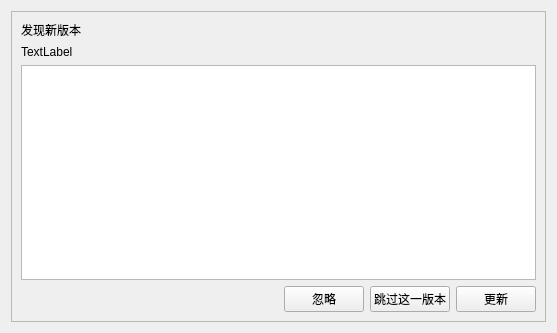
<?xml version="1.0" encoding="UTF-8"?>
<ui version="4.0">
 <class>NewVersion</class>
 <widget class="QWidget" name="NewVersion">
  <property name="geometry">
   <rect>
    <x>0</x>
    <y>0</y>
    <width>557</width>
    <height>333</height>
   </rect>
  </property>
  <property name="windowTitle">
   <string>发现新版本</string>
  </property>
  <layout class="QGridLayout" name="gridLayout">
   <item row="0" column="0">
    <widget class="QFrame" name="frame">
     <property name="frameShape">
      <enum>QFrame::Shape::StyledPanel</enum>
     </property>
     <property name="frameShadow">
      <enum>QFrame::Shadow::Raised</enum>
     </property>
     <layout class="QVBoxLayout" name="verticalLayout_2">
      <item>
       <layout class="QVBoxLayout" name="verticalLayout">
        <item>
         <widget class="TitleLabel" name="label">
          <property name="text">
           <string>发现新版本</string>
          </property>
         </widget>
        </item>
        <item>
         <widget class="SubtitleLabel" name="label_2">
          <property name="text">
           <string>TextLabel</string>
          </property>
         </widget>
        </item>
       </layout>
      </item>
      <item>
       <widget class="QTextBrowser" name="textBrowser"/>
      </item>
      <item>
       <layout class="QHBoxLayout" name="horizontalLayout">
        <item>
         <spacer name="horizontalSpacer">
          <property name="orientation">
           <enum>Qt::Orientation::Horizontal</enum>
          </property>
          <property name="sizeHint" stdset="0">
           <size>
            <width>40</width>
            <height>20</height>
           </size>
          </property>
         </spacer>
        </item>
        <item>
         <widget class="PushButton" name="pushButton">
          <property name="text">
           <string>忽略</string>
          </property>
         </widget>
        </item>
        <item>
         <widget class="PushButton" name="pushButton_2">
          <property name="text">
           <string>跳过这一版本</string>
          </property>
         </widget>
        </item>
        <item>
         <widget class="PrimaryPushButton" name="pushButton_3">
          <property name="text">
           <string>更新</string>
          </property>
         </widget>
        </item>
       </layout>
      </item>
     </layout>
    </widget>
   </item>
  </layout>
 </widget>
 <customwidgets>
  <customwidget>
   <class>SubtitleLabel</class>
   <extends>QLabel</extends>
   <header>qfluentwidgets</header>
  </customwidget>
  <customwidget>
   <class>PrimaryPushButton</class>
   <extends>QPushButton</extends>
   <header>qfluentwidgets</header>
  </customwidget>
  <customwidget>
   <class>TitleLabel</class>
   <extends>QLabel</extends>
   <header>qfluentwidgets</header>
  </customwidget>
  <customwidget>
   <class>PushButton</class>
   <extends>QPushButton</extends>
   <header>qfluentwidgets</header>
  </customwidget>
 </customwidgets>
 <resources/>
 <connections/>
</ui>
